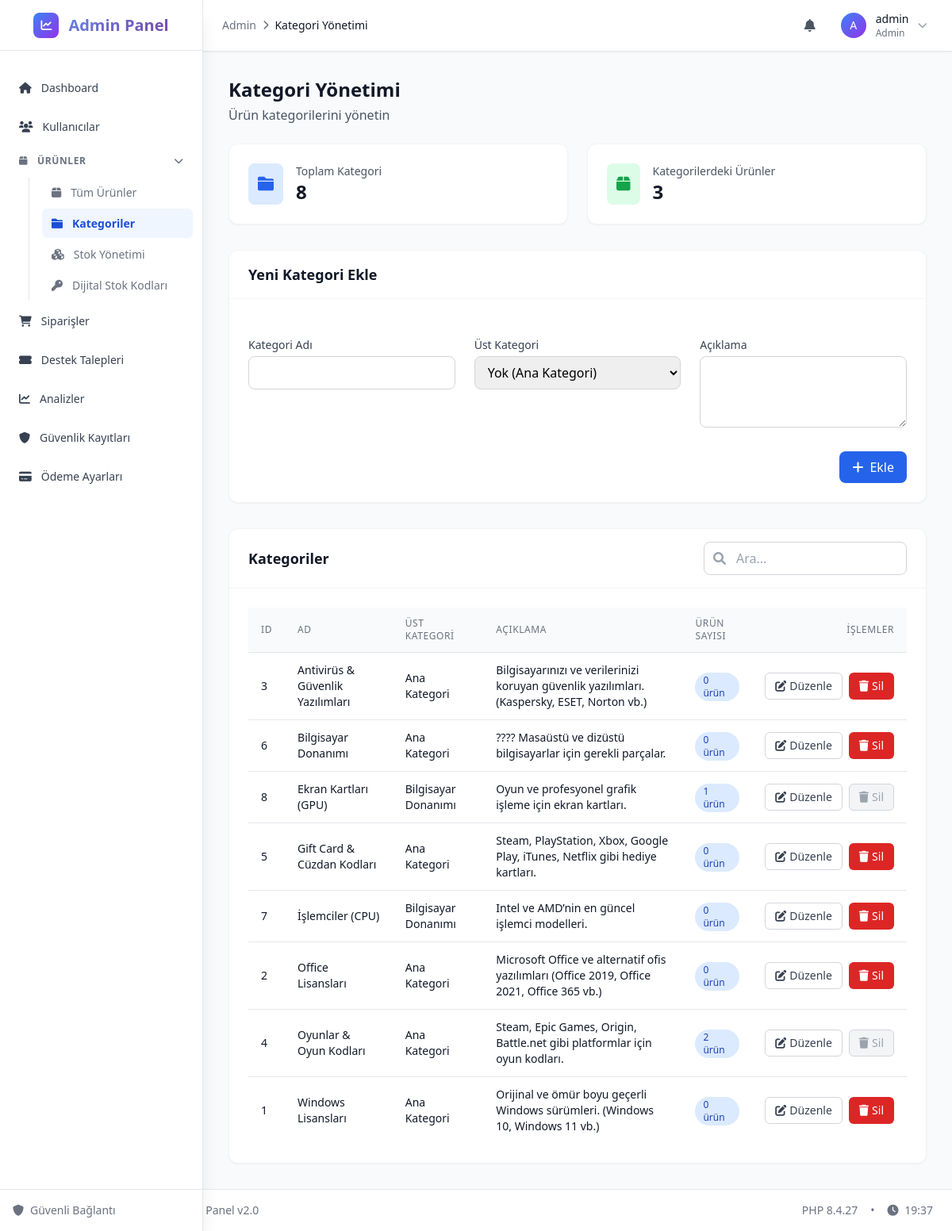
/admin/categories.php (signed in), run on the app's committed database.
### tables this page shows
CREATE TABLE `uyeler` (
  `uye_id` int(11) NOT NULL,
  `uye_adi` varchar(200) NOT NULL,
  `uye_sifre` varchar(200) NOT NULL,
  `uye_eposta` varchar(200) NOT NULL,
  `uye_tarih` timestamp NOT NULL DEFAULT current_timestamp(),
  `uye_rutbe` int(11) NOT NULL DEFAULT 0,
  `uye_onay` int(11) NOT NULL DEFAULT 0,
  `uye_hakkimda` varchar(500) NOT NULL,
  `uye_2fa_enabled` tinyint(1) DEFAULT 0,
  `uye_2fa_secret` varchar(255) DEFAULT NULL
);

CREATE TABLE `kategoriler` (
  `kategori_id` int(11) NOT NULL,
  `kategori_adi` varchar(200) NOT NULL,
  `kategori_aciklama` varchar(500) NOT NULL,
  `kategori_ust_id` int(11) DEFAULT 0
);

### admin/categories.php (the view, shortened to what the rows shown need)
<?php
require_once __DIR__ . '/../config.php';
$stmt = $db->prepare("
    SELECT k.*, k2.kategori_adi as parent_kategori_adi, COUNT(u.urun_id) as product_count
    FROM kategoriler k
    LEFT JOIN kategoriler k2 ON k.kategori_ust_id = k2.kategori_id
    LEFT JOIN urunler u ON k.kategori_id = u.urun_kategori
    GROUP BY k.kategori_id
    ORDER BY k.kategori_adi ASC
");
$stmt->execute();
$categories = $stmt->fetchAll(PDO::FETCH_ASSOC);
include_once __DIR__ . '/includes/header.php';
?>
<div class="flex-1 overflow-auto bg-gray-50">
    <div class="max-w-7xl mx-auto px-4 sm:px-6 lg:px-8 py-8">
        <div class="mb-6">
            <h1 class="text-2xl font-bold text-gray-900">Kategori Yönetimi</h1>
        </div>
        <div class="bg-white rounded-xl shadow-sm mb-8 border border-gray-100">
            <div class="px-6 py-4 border-b border-gray-100">
                <h2 class="text-lg font-semibold text-gray-900">Yeni Kategori Ekle</h2>
            </div>
        </div>
        <div class="bg-white rounded-xl shadow-sm border border-gray-100">
            <div class="px-6 py-4 border-b border-gray-100 flex flex-col sm:flex-row sm:items-center sm:justify-between">
                <h2 class="text-lg font-semibold text-gray-900 mb-2 sm:mb-0">Kategoriler</h2>
            </div>
            <div class="p-6">
                <?php if (empty($categories)): ?>
                    <div class="text-center py-12">
                        <i class="fas fa-folder text-4xl text-gray-300 mb-4"></i>
                        <h3 class="text-lg font-medium text-gray-900 mb-1">Henüz kategori eklenmemiş</h3>
                        <p class="text-gray-500">Yukarıdaki formu kullanarak yeni kategori ekleyebilirsiniz</p>
                    </div>
                <?php else: ?>
                    <div class="overflow-x-auto">
                        <table class="min-w-full divide-y divide-gray-200">
                            <thead class="bg-gray-50">
                                <tr>
                                    <th class="px-4 py-3 text-left text-xs font-medium text-gray-500 uppercase tracking-wider">ID</th>
                                    <th class="px-4 py-3 text-left text-xs font-medium text-gray-500 uppercase tracking-wider">Ad</th>
                                    <th class="px-4 py-3 text-left text-xs font-medium text-gray-500 uppercase tracking-wider">Üst Kategori</th>
                                    <th class="px-4 py-3 text-left text-xs font-medium text-gray-500 uppercase tracking-wider">Açıklama</th>
                                    <th class="px-4 py-3 text-left text-xs font-medium text-gray-500 uppercase tracking-wider">Ürün Sayısı</th>
                                    <th class="px-4 py-3 text-right text-xs font-medium text-gray-500 uppercase tracking-wider">İşlemler</th>
                                </tr>
                            </thead>
                            <tbody class="bg-white divide-y divide-gray-200">
                                <?php foreach ($categories as $category): ?>
                                    <tr class="hover:bg-gray-50">
                                        <td class="px-4 py-3 text-sm font-medium text-gray-900"><?php echo $category['kategori_id']; ?></td>
                                        <td class="px-4 py-3 text-sm text-gray-900"><?php echo htmlspecialchars($category['kategori_adi']); ?></td>
                                        <td class="px-4 py-3 text-sm text-gray-900"><?php echo htmlspecialchars($category['parent_kategori_adi'] ?? 'Ana Kategori'); ?></td>
                                        <td class="px-4 py-3 text-sm text-gray-900"><?php echo htmlspecialchars($category['kategori_aciklama'] ?? ''); ?></td>
                                        <td class="px-4 py-3 text-sm">
                                            <span class="inline-flex items-center px-2.5 py-0.5 rounded-full text-xs font-medium bg-blue-100 text-blue-800">
                                                <?php echo $category['product_count']; ?> ürün
                                            </span>
                                        </td>
                                        <td class="px-4 py-3 text-right text-sm font-medium">
                                            <div class="flex items-center justify-end space-x-2">
                                                <button class="edit-category inline-flex items-center px-3 py-1.5 border border-gray-300 text-sm rounded-md text-gray-700 bg-white hover:bg-gray-50 focus:outline-none focus:ring-2 focus:ring-blue-500"
                                                        data-id="<?php echo $category['kategori_id']; ?>"
                                                        data-name="<?php echo htmlspecialchars($category['kategori_adi']); ?>"
                                                        data-description="<?php echo htmlspecialchars($category['kategori_aciklama'] ?? ''); ?>"
                                                        data-parent="<?php echo $category['kategori_ust_id']; ?>">
                                                    <i class="fas fa-edit mr-1"></i>
                                                    Düzenle
                                                </button>
                                                <?php if ($category['product_count'] == 0): ?>
                                                    <button class="delete-category inline-flex items-center px-3 py-1.5 border border-transparent text-sm rounded-md text-white bg-red-600 hover:bg-red-700 focus:outline-none focus:ring-2 focus:ring-red-500"
                                                            data-id="<?php echo $category['kategori_id']; ?>">
                                                        <i class="fas fa-trash mr-1"></i>
                                                        Sil
                                                    </button>
                                                <?php else: ?>
                                                    <button class="inline-flex items-center px-3 py-1.5 border border-gray-300 text-sm rounded-md text-gray-400 bg-gray-100 cursor-not-allowed" disabled>
                                                        <i class="fas fa-trash mr-1"></i>
                                                        Sil
                                                    </button>
                                                <?php endif; ?>
                                            </div>
                                        </td>
                                    </tr>
                                <?php endforeach; ?>
                            </tbody>
                        </table>
                    </div>
                <?php endif; ?>
            </div>
        </div>
    </div>
</div>
<?php include_once __DIR__ . '/includes/footer.php'; ?>

### admin/includes/header.php (shortened to what the rows shown need)
<?php
if (!isset($admin) && isAdmin()) {
    $stmt = $db->prepare("SELECT * FROM uyeler WHERE uye_id = ? AND uye_rutbe = 1");
    $stmt->execute([$_SESSION['user_id']]);
    $admin = $stmt->fetch();
}
?>
<!DOCTYPE html>
<html lang="tr" class="h-full bg-gray-50">
<head>
    <script src="https://cdn.tailwindcss.com"></script>
    <link rel="stylesheet" href="https://cdnjs.cloudflare.com/ajax/libs/font-awesome/6.0.0/css/all.min.css">
</head>
<body class="h-full">
    <div class="min-h-full flex">
        <div class="flex-1 flex flex-col" id="main-content">
            <header class="bg-white shadow-sm border-b border-gray-200 z-40">
                <div class="flex items-center justify-between h-16 px-6">
                    <div class="flex items-center space-x-4">
                        <div class="relative" x-data="{ open: false }" @click.outside="open = false">
                            <button @click="open = !open" class="flex items-center space-x-3 p-2 rounded-lg hover:bg-gray-100" id="user-menu-button">
                                <div class="w-8 h-8 bg-gradient-to-br from-blue-500 to-purple-600 rounded-full flex items-center justify-center">
                                    <span class="text-white font-medium text-sm">
                                        <?php echo strtoupper(substr($admin['uye_adi'] ?? 'A', 0, 1)); ?>
                                    </span>
                                </div>
                                <div class="hidden lg:block text-left">
                                    <p class="text-sm font-medium text-gray-900"><?php echo htmlspecialchars($admin['uye_adi'] ?? 'Admin'); ?></p>
                                    <p class="text-xs text-gray-500">Admin</p>
                                </div>
                            </button>
                        </div>
                    </div>
                </div>
            </header>

### data on the page
uyeler: uye_adi "A", uye_adi "admin"
kategoriler: kategori_id "3", kategori_adi "Antivirüs & Güvenlik Yazılımları", parent_kategori_adi "Ana Kategori", kategori_aciklama "Bilgisayarınızı ve verilerinizi koruyan güvenlik yazılımları. (Kaspersky, ESET, Norton vb.)", product_count "0"
kategoriler: kategori_id "6", kategori_adi "Bilgisayar Donanımı", parent_kategori_adi "Ana Kategori", kategori_aciklama "???? Masaüstü ve dizüstü bilgisayarlar için gerekli parçalar.", product_count "0"
kategoriler: kategori_id "8", kategori_adi "Ekran Kartları (GPU)", kategoriler.kategori_adi "Bilgisayar Donanımı", kategori_aciklama "Oyun ve profesyonel grafik işleme için ekran kartları.", product_count "1", shows "Sil"
kategoriler: kategori_id "5", kategori_adi "Gift Card & Cüzdan Kodları", parent_kategori_adi "Ana Kategori", kategori_aciklama "Steam, PlayStation, Xbox, Google Play, iTunes, Netflix gibi hediye kartları.", product_count "0"
kategoriler: kategori_id "7", kategori_adi "İşlemciler (CPU)", kategoriler.kategori_adi "Bilgisayar Donanımı", kategori_aciklama "Intel ve AMD’nin en güncel işlemci modelleri.", product_count "0"
kategoriler: kategori_id "2", kategori_adi "Office Lisansları", parent_kategori_adi "Ana Kategori", kategori_aciklama "Microsoft Office ve alternatif ofis yazılımları (Office 2019, Office 2021, Office 365 vb.)", product_count "0"
kategoriler: kategori_id "4", kategori_adi "Oyunlar & Oyun Kodları", parent_kategori_adi "Ana Kategori", kategori_aciklama "Steam, Epic Games, Origin, Battle.net gibi platformlar için oyun kodları.", product_count "2", shows "Sil"
kategoriler: kategori_id "1", kategori_adi "Windows Lisansları", parent_kategori_adi "Ana Kategori", kategori_aciklama "Orijinal ve ömür boyu geçerli Windows sürümleri. (Windows 10, Windows 11 vb.)", product_count "0"

### other printed values
$page_title "Kategori Yönetimi"
$totalCategories "8"
$totalProductsInCategories "3"
PHP_VERSION "8.4.27"
